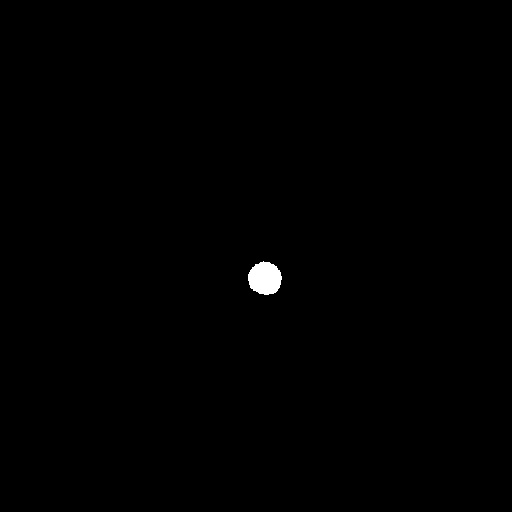
#> input picture data/0.jpg, 512 x 512 px, found by its file name
$ python cv2_histogram.py
#> lines starting #> are read from the running program, lines starting #| are printed output that depends on the picture
# ex2tron's blog:
# http://ex2tron.wang

import cv2
import numpy as np
import matplotlib.pyplot as plt

img = cv2.imread(r'D:\TONG\github\Monologuethl\us_image\0.jpg', 0)
#> img is the input picture: shape (512, 512); min 0, max 255, mean 0.9


# 1.直方图计算
# 使用OpenCV函数计算
hist = cv2.calcHist([img], [0], None, [256], [0, 256])  # 性能：0.022158 s
#> hist = 256 values, max 261119 at index 0, min 0 at index 6, mean 1024

# 使用numpy函数计算
hist, bins = np.histogram(img.ravel(), 256, [0, 256])  # 性能：0.020628 s
#> bins = 257 values from 0 to 256

# 使用numpy函数计算
hist = np.bincount(img.ravel(), minlength=256)  # 性能：0.003163 s


# 2.绘制直方图
plt.hist(img.ravel(), 256, [0, 256])
plt.show()
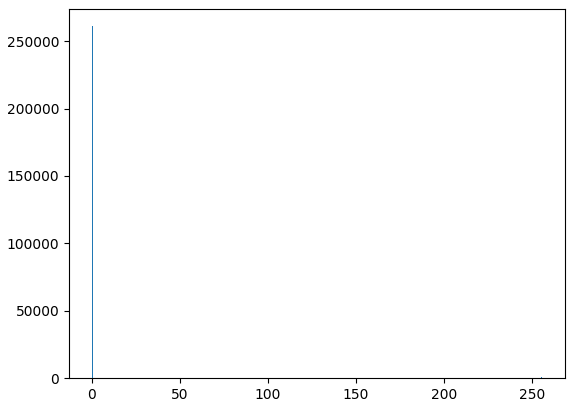
#> figure drawn by matplotlib, 1 panel; tallest bar 261119 high, from x = 0 to 1

# 或使用前面计算的直方图结果
plt.plot(hist)
plt.show()
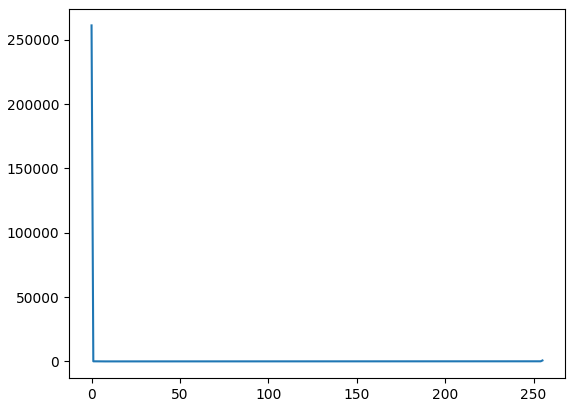
#> figure drawn by matplotlib, 1 panel; curve peaks at x = 0, y = 261119


# 3.直方图均衡化
equ = cv2.equalizeHist(img)
cv2.imshow('equalization',  equ)  # 并排显示
cv2.waitKey(0)


# 绘制出均衡化后的直方图
plt.hist(equ.ravel(), 256, [0, 256])
plt.show()


# 4.自适应直方图均衡化
img = cv2.imread(r'D:\TONG\PycharmProjects\ultrasound image\image\2.jpg', 0)
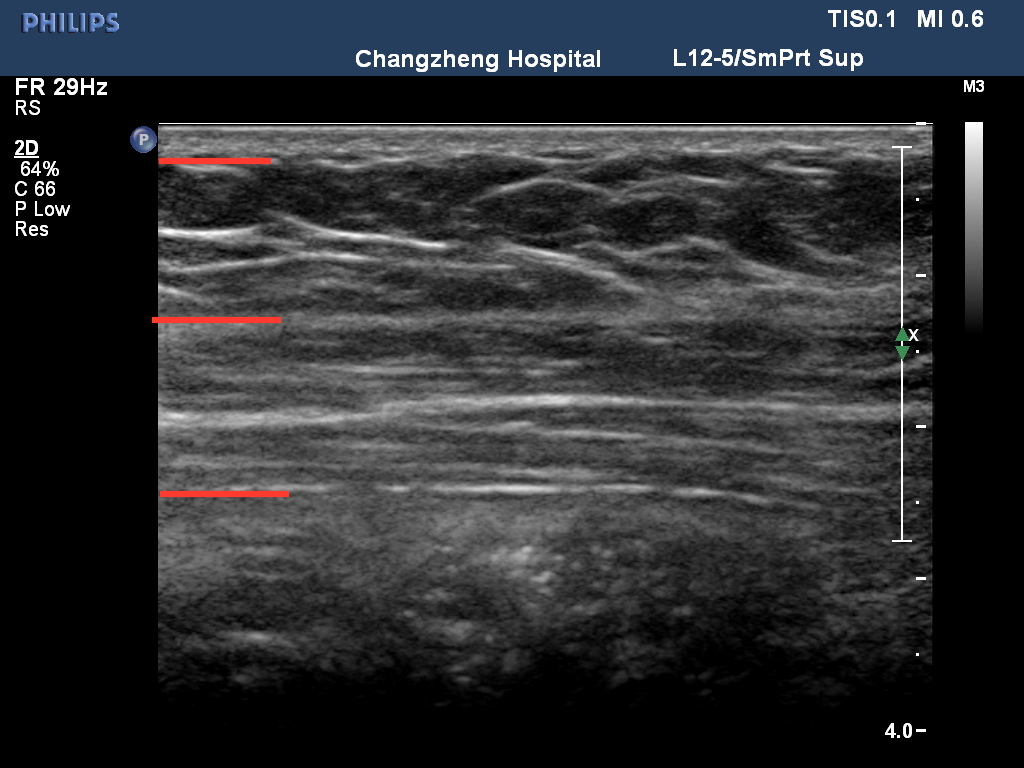
#> input picture image/2.jpg, 1024 x 768 px, found by its file name
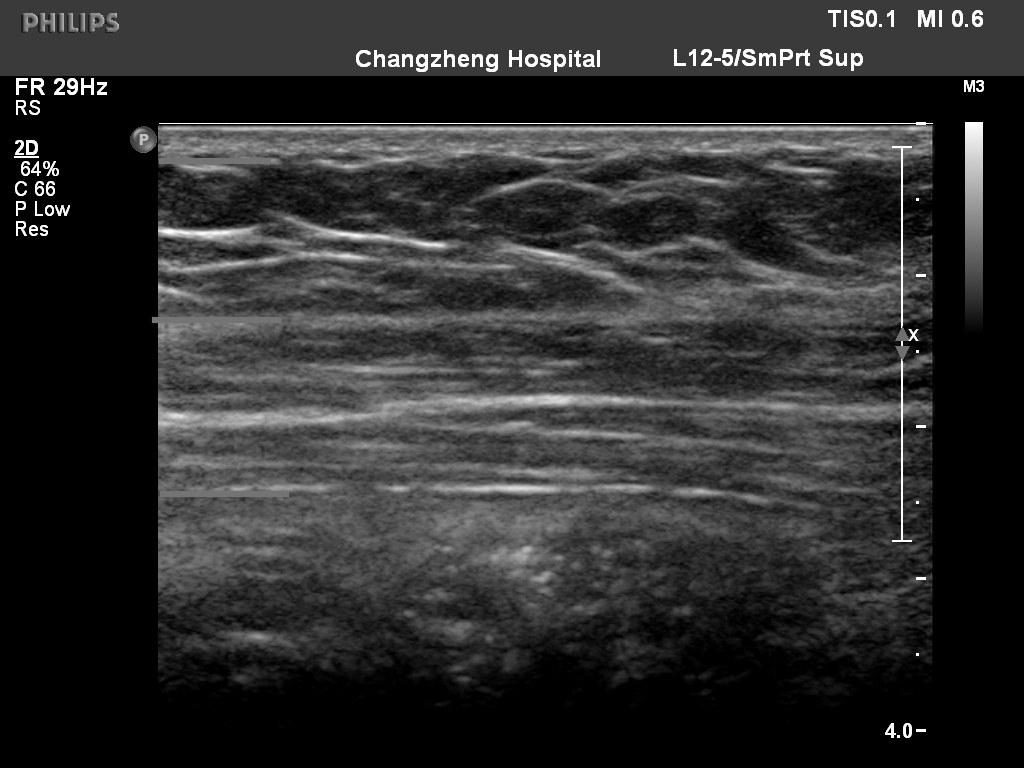
#> img: shape (768, 1024); min 0, max 255, mean 45.4
equ = cv2.equalizeHist(img)  # 应用全局直方图均衡化
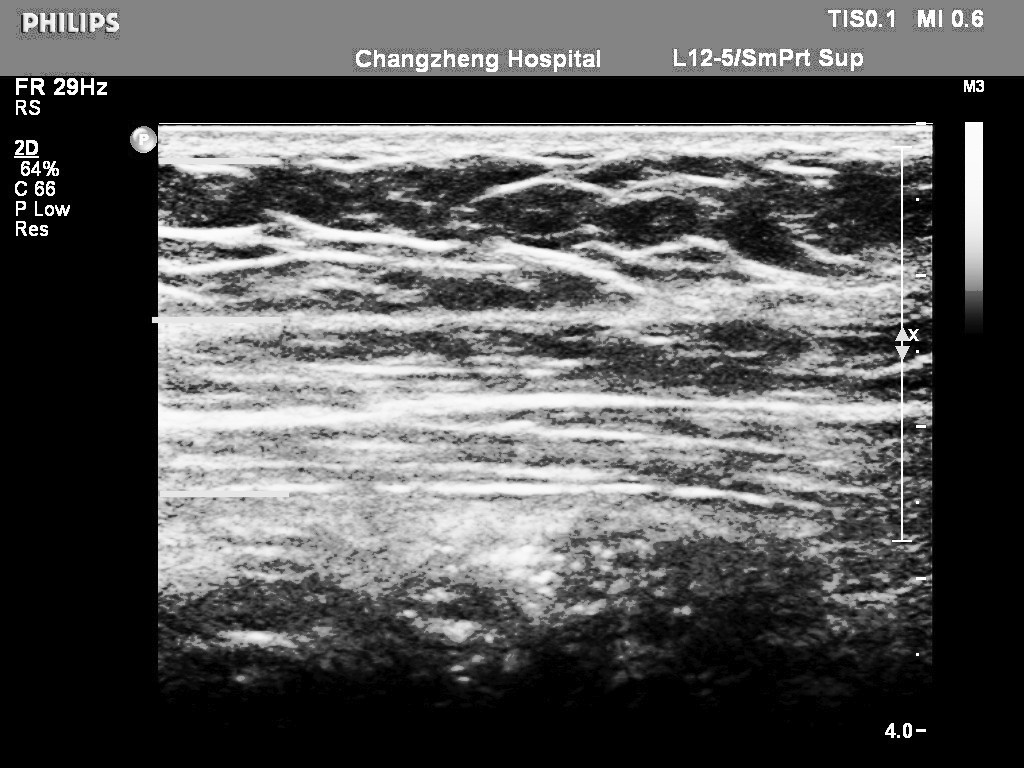
#> equ: shape (768, 1024); min 0, max 255, mean 87.3

clahe = cv2.createCLAHE(clipLimit=2.0, tileGridSize=(8, 8))  # 自适应均衡化，参数可选
cl1 = clahe.apply(img)
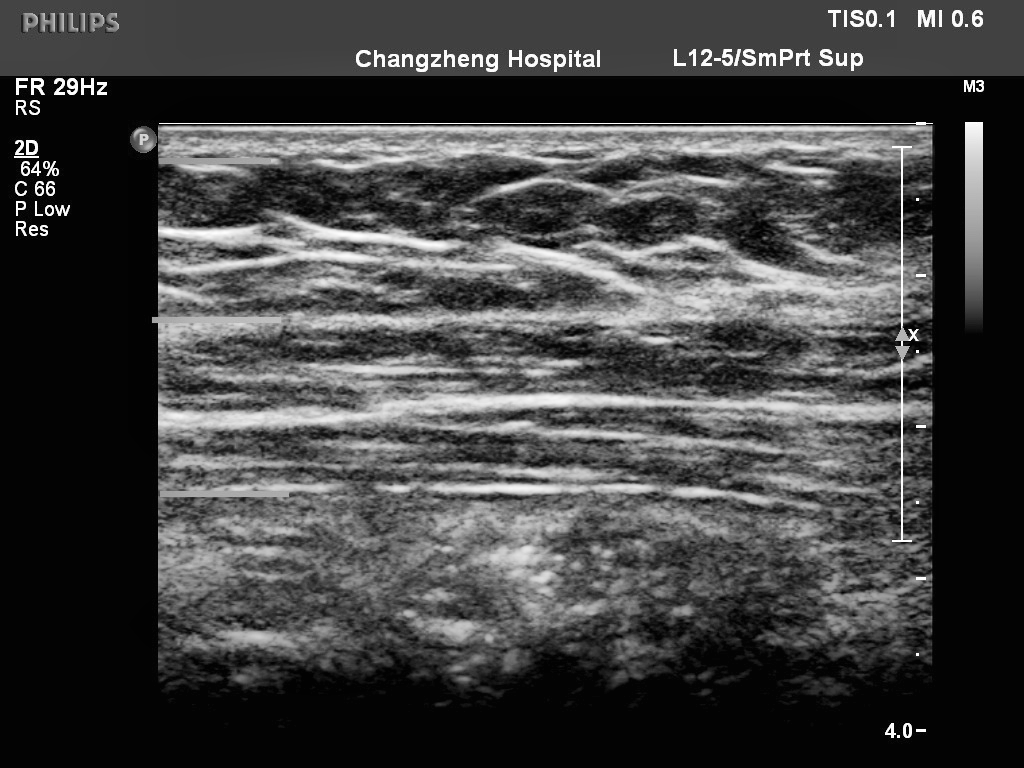
#> cl1: shape (768, 1024); min 0, max 255, mean 65.4

# cv2.imshow('equalization', np.hstack((equ, equ, cl1)))  # 并排显示

cv2.imshow('clahe', cl1)
cv2.waitKey(0)
